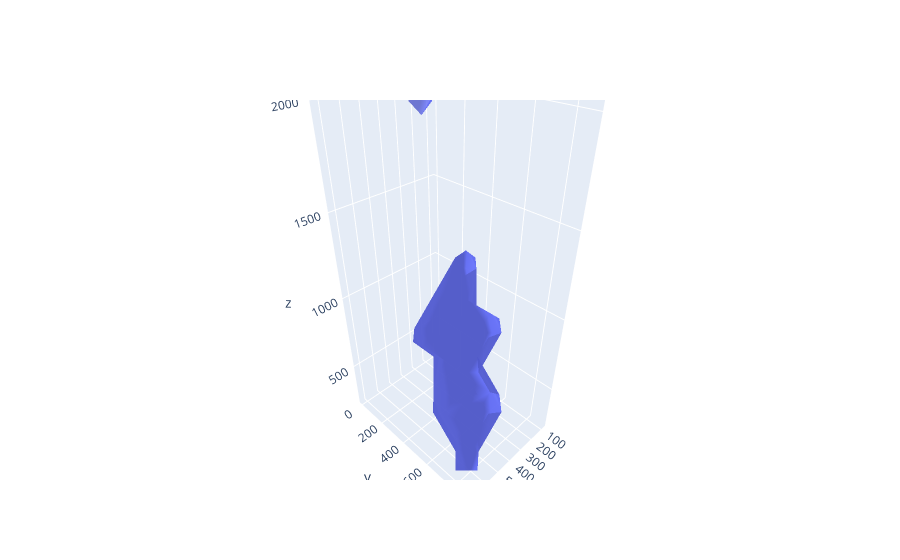

Write notebook code for a chart like this one.
### Code cell
dm3.draw_3d_meshes("mito_15")
